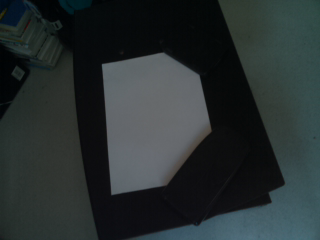
#> input picture kuvat/k10.png, 320 x 240 px
$ python testing_shit.py   (Python 2 division)   (older library calls are emulated)
#> lines starting #> are read from the running program, lines starting #| are printed output that depends on the picture; after the words box and inside, x2 and y2 are one past the last pixel; in counts of white or black regions, pixels touching at a corner belong together
### sop_testing_shit.py
import time
import cv2
import numpy as np
import random
from math import sqrt


# [55 lines left out: functions prune_1_by_min_distance, get_strongest_corner, get_weakest_corner, not called in this run]


def line_intersection(line1, line2):
    xdiff = (line1[0][0] - line1[1][0], line2[0][0] - line2[1][0])
    ydiff = (line1[0][1] - line1[1][1], line2[0][1] - line2[1][1]) #Typo was here

    def det(a, b):
        return a[0] * b[1] - a[1] * b[0]

    div = det(xdiff, ydiff)
    if div == 0:
       return -1, -1

    d = (det(*line1), det(*line2))
    x = det(d, xdiff) / div
    y = det(d, ydiff) / div
    return x, y


def point_distance(p1, p2):
    return sqrt( (p1[0] - p2[0])**2 + (p1[1] - p2[1])**2 )

# [84 lines left out: function corner_pruning2, not called in this run]


def corner_angle(a, b, c):
    e1 = -b + a
    e2 = -b + c

    num = np.dot(e1, e2)
    denom = np.linalg.norm(e1) * np.linalg.norm(e2)
    angle = np.arccos(num / denom) * 180 / np.pi

    return angle

def corner_pruning3(cnt):
    if len(cnt) >= 5:
        # kaksi heikkoa 3 vahvaa jos cnt on 5
        # 4 heikkoa 2 vahvaa jos cnt on 6

        if len(cnt) > 6:
            cnt = prune_1_by_min_distance(cnt)
            cnt = corner_pruning3(cnt)
            return cnt

        weaks = []
        strongs = []

        angles = []

        for i in range(0, len(cnt)):
            point2 = i + 1

            if point2 >= len(cnt):
                point2 -= len(cnt)

            a = corner_angle(cnt[i-1][0], cnt[i][0], cnt[point2][0])
            angles.append(a)

        angles_np = np.array(angles)

        k = 2

        if len(cnt) == 5:
            k = 2

        if len(cnt) == 6:
            k = 4

        idx = np.argpartition(angles_np, -k)
        weaks = idx[-k:]

        for i in range(0, len(cnt)):
            if i not in weaks:
                strongs.append(i)

        additional_points = np.empty((0, 1, 2), dtype=int)

        for i in range(0, len(cnt)):
            next_point = i + 1
            next_point2 = i + 2
            next_point3 = i + 3

            if next_point >= len(cnt):
                next_point -= len(cnt)

            if next_point2 >= len(cnt):
                next_point2 -= len(cnt)

            if next_point3 >= len(cnt):
                next_point3 -= len(cnt)

            # Vahvoihin reunoihin ei kannata tehda lisalaskentaa
            if (i in strongs) and (next_point in strongs):
                continue

            # Jos seuraava kulmapiste on "varma" niin ei siihen kannata piirtaa suoraa kun se menee ulos alueelta
            if (i in weaks) and (next_point in strongs):
                continue

            # Ei oteta heikkojen kulmien valille piirrettyja linjoja
            if (i in weaks) and (next_point in weaks):
                if (next_point2 in weaks) and (next_point3 in weaks):
                    continue

            # Vahvoihin reunoihin ei voi tulla lisakulmia joten ei lasketa niita
            if (next_point2 in strongs) and (next_point3 in strongs):
                continue

            # Ei voi vahvaan kulmaan tulla lisakulmaa koska menisi vaan alueelta ulos
            if (next_point2 in strongs) and (next_point3 in weaks):
                continue

            line1 = (cnt[i][0], cnt[next_point][0])
            line2 = (cnt[next_point2][0], cnt[next_point3][0])

            result = line_intersection(line1, line2)

            # TODO: automaattinen leveys ja korkeus
            if not ((result[0] < 0) or (result[1] < 0) or (result[0] > 320) or (result[1] > 240)):
                ec = np.array([[[result[0], result[1]]]])
                additional_points = np.append(additional_points, ec, axis=0)

        cnt = np.append(cnt, additional_points, axis=0)

        sorted_weaks = sorted(weaks, key=int, reverse=True)

        # Karsitaan heikot pois ensin
        for w in sorted_weaks:
            if len(cnt) == 4:
                break
            cnt = np.delete(cnt, w, 0)

        # Viimeinen puhdistus, ei pitaisi aina edes menna tahan asti
        while len(cnt) > 4:
            cnt = prune_1_by_min_distance(cnt)

        return cnt

    return cnt


# [19 lines left out: function corner_pruning, not called in this run]

def segmentation(arg, image_gray):
    if arg == 1:  # threshold segmentaatio
        (thresh, image_bw) = cv2.threshold(image_gray, 128, 255, cv2.THRESH_BINARY | cv2.THRESH_OTSU)
        return image_bw
    elif arg == 2:  # canny (kayta 3 == Median Blurring)
        # [4 lines of commented-out code are left out]
        canny = cv2.Canny(image_gray, 10, 200)

        kernel = cv2.getStructuringElement(cv2.MORPH_RECT, (5, 5))
        canny = cv2.morphologyEx(canny, cv2.MORPH_CLOSE, kernel)
        # canny = cv2.dilate(canny,kernel,iterations = 1)
        # kernel = cv2.getStructuringElement(cv2.MORPH_RECT,(3,3))
        # canny = cv2.erode(canny,kernel,iterations = 1)
        return canny
    elif arg == 3:  # ss
        print
        "tyhja"
    elif arg == 4:  # grabCut
        print
        "tyhja"
    elif arg == 5:  # ss
        print
        "tyhja"
    elif arg == 0:
        return image_gray
    return image_gray


# kuvan filterointi
def blur(arg, image_):
    if arg == 1:  # Averaging
        blurred = cv2.blur(image_, (5, 5))
    elif arg == 2:  # Gaussian Blurring
        blurred = cv2.GaussianBlur(image_, (5, 5), 0)
    elif arg == 3:  # Median Blurring
        blurred = cv2.medianBlur(image_, 5)
    elif arg == 4:  # Bilateral Filtering
        blurred = cv2.bilateralFilter(image_, 9, 75, 75)
    elif arg == 5:  # pyramid mean shift filtering   huom vain varikuvalle
        blurred = cv2.pyrMeanShiftFiltering(image_, 5, 7)
    elif arg == 0:
        blurred = image_
    return blurred


# laske cosini kolmen pisteen valilla
def angle_cos(p0, p1, p2):
    d1, d2 = (p0 - p1).astype('float'), (p2 - p1).astype('float')
    return abs(np.dot(d1, d2) / np.sqrt(np.dot(d1, d1) * np.dot(d2, d2)))


# etsi suurin contour jossa on 4 kulmaa ja ne on tarpeeksi lahella 90 astetta
# [32 lines left out: function contourfindrectangle, not called in this run]


# etsi contour jossa on edellisen framen centroid
def contourThatHasCentroid(image_bw, centroidx, centroidy, areafound):
    centroidx, centroidy, areafound
    _, contours, hierarchy = cv2.findContours(image_bw, cv2.RETR_LIST, cv2.CHAIN_APPROX_SIMPLE)
    for cnt in contours:
        cnt_len = cv2.arcLength(cnt, True)
        cnt = cv2.approxPolyDP(cnt, 0.02 * cnt_len, True)
        cnt = cv2.convexHull(cnt)
        # tarkista onko edellinen centroid uudessa alueessa
        insidearea = cv2.pointPolygonTest(cnt, (centroidx, centroidy), False)
        if insidearea == 1:

            cnt = corner_pruning3(cnt)
            # [21 lines of commented-out code are left out]
            m = cv2.moments(cnt)
            centroidx = int(m['m10'] / m['m00'])
            centroidy = int(m['m01'] / m['m00'])
            areafound = True
            return cnt, (centroidx, centroidy), centroidx, centroidy, areafound  # pelialue loytyi
    areafound = False
    return 0, (centroidx, centroidy), centroidx, centroidy, areafound  # pelialuetta ei loytynyt


# [296 lines left out: functions findhand, main, not called in this run]

### testing_shit.py
from sop_testing_shit import segmentation, blur, contourfindrectangle, contourThatHasCentroid
from os import listdir
from os.path import isfile, join
import numpy
from PIL import Image, ImageDraw
import cv2


def main():
    width = 320
    height = 240


    #luentaan tiedostoja

    folder = "kuvat"

    imagenames = [f for f in listdir(folder) if isfile(join(folder, f))]

    imagenames.sort()

    # Looppaa kuvatiedostot
    for image_file_name in imagenames:
        # Lataa kuva

        print image_file_name
        im = Image.open(folder + "/" + image_file_name)
#> im is the input picture: PIL image 320x240 RGBA; mean R, G, B, A 40.5, 48.1, 48.7, 255
        im = im.convert('RGB')
#> im: PIL image 320x240 RGB

        im_numpy = numpy.asarray(im)  # http://stackoverflow.com/questions/384759/pil-and-numpy

        im_numpy = im_numpy[:, :, ::-1]  # PNG RGBA muunto BGR

        image = im_numpy

        # tee NumPy taulukko kameran kuvasta
        #image = frame.array

        # muuta kuva mustavalkoiseksi
        image_gray = cv2.cvtColor(image, cv2.COLOR_BGR2GRAY)

        # muuta kuva hsv vareiksi
        hsv = cv2.cvtColor(image, cv2.COLOR_BGR2HSV)
#> hsv: shape (240, 320, 3); mean H, S, V 91.9, 60.5, 50.1

        # suodatus
        # 0 == ei mitaan
        # 1 == Averaging
        # 2 == Gaussian Blurring
        # 3 == Median Blurring
        # 4 == Bilateral Filtering
        image_gray = blur(3, image_gray);
#> in blur, `blurred = cv2.medianBlur(image_, 5)`:
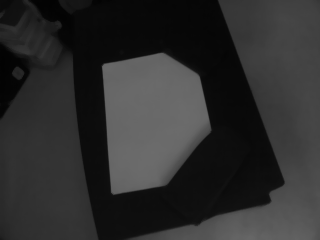
#> blurred: shape (240, 320); min 2, max 108, mean 45.8

        # segmentointi, jos parametri on:
        # 0 == ei mitaan
        # 1 == threshold (otsu)
        # 2 == canny (kayta 3 == Median Blurring)
        # 3 == tyhja
        # 4 == tyhja
        # 5 == tyhja
        image_bw = segmentation(2, image_gray);
#> in segmentation, `canny = cv2.Canny(image_gray, 10, 200)`:
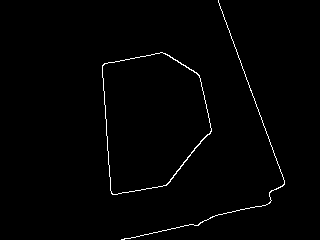
#> canny: shape (240, 320); 1.1% white in thin lines or dots, all inside (x1, y1, x2, y2) = (102, 0, 285, 240)

        # testi kuva
        # cv2.imshow("canny", image_bw)
        # key = cv2.waitKey(1) & 0xFF

        # dilation
        # image_bw = cv2.dilate(image_bw, None)

        # valitse edellisen framen(tai yleensa aloitus piste) centroid kuvan keskipisteesta, b napilla

        areafoundfirsttime = True
        centroidx = width / 2
        centroidy = height / 2
        areafound = True

        # etsi pelialue(=cnt) ja sen keskipiste(=origin)
       # if areafoundfirsttime is False:
            # eka frame
        #    cnt, origin, centroidx, centroidy, areafoundfirsttime, areafound = contourfindrectangle(image, image_bw,
        #                                                                                            centroidx,
        #                                                                                            centroidy,
         #                                                                                           areafoundfirsttime,
        #
        #                                                                                             areafound)
        if areafoundfirsttime is True:
            cnt, origin, centroidx, centroidy, areafound = contourThatHasCentroid(image_bw, centroidx, centroidy,
                                                                                  areafound)  # jos tiedetaan edellinen centroid
#> in contourThatHasCentroid, `_, contours, hierarchy = cv2.findContours(image_bw, cv2.RETR_LIST, cv2..`: contours = 3 contours; box (x1, y1, x2, y2) and area: (102, 52, 212, 195) 11690, (102, 53, 211, 195) 11614, (121, 0, 285, 240) 46
#> the loop in contourThatHasCentroid, `for cnt in contours:` made 1 pass
#> (cnt_len, insidearea) on pass 1: (433, 1)
#> cnt = [[113, 194], [102, 66], [218, 175], [193, 46]]; origin = (1290, -106); centroidx = 1290; centroidy = -106; areafound = True

        #print cnt
        draw = ImageDraw.Draw(im)

        for piste in cnt:
            draw.line((piste[0][0] - 2, piste[0][1], piste[0][0] + 2, piste[0][1]), fill=128)
            draw.line((piste[0][0], piste[0][1] - 2, piste[0][0], piste[0][1] + 2), fill=128)
            im.save("kuvat_result" + "/" + image_file_name)
#> this loop made 4 passes
#> pass 2 of the loop in main, `for image_file_name in imagenames:`:
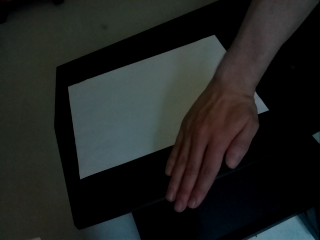
#> input picture kuvat/k100.png, 320 x 240 px
#> in main, im is the input picture: PIL image 320x240 RGB; mean R, G, B 31.9, 34, 32
#> hsv: shape (240, 320, 3); mean H, S, V 45.3, 56.3, 37.2
#> in segmentation (call 2), `canny = cv2.Canny(image_gray, 10, 200)`:
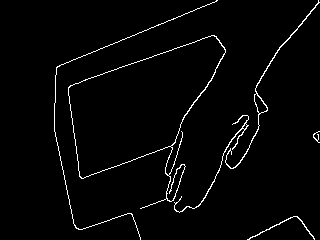
#> canny: shape (240, 320); 2.4% white in thin lines or dots, all inside (x1, y1, x2, y2) = (54, 0, 320, 240)
#> in segmentation (call 2), `canny = cv2.morphologyEx(canny, cv2.MORPH_CLOSE, kernel)`:
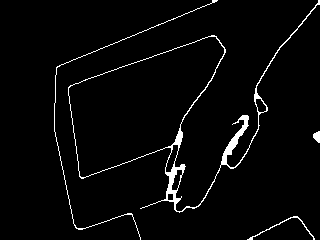
#> canny: shape (240, 320); 3.1% white; 4 white regions
#> contours = 9 contours; largest, box (x1, y1, x2, y2) and area: (68, 0, 320, 213) 13692, (68, 36, 225, 178) 12366, (165, 144, 179, 173) 185, (171, 169, 183, 191) 133, (255, 98, 267, 113) 108
#> the loop in contourThatHasCentroid, `for cnt in contours:` made 7 passes
#> (cnt_len, insidearea) on passes 2 to 6: (23.66, -1), (56.97, -1), (71.46, -1), (29.31, -1), (42.38, -1)
#> in main, `cnt, origin, centroidx, centroidy, areafound = contourThatHasCentroid(..`: cnt = [[215, 36], [81, 177], [68, 88], [254, 110]]; origin = (-751, 438); centroidx = -751; centroidy = 438
#> the loop in main, `for piste in cnt:` made 4 passes
#> pass 3 of the loop in main, `for image_file_name in imagenames:`:
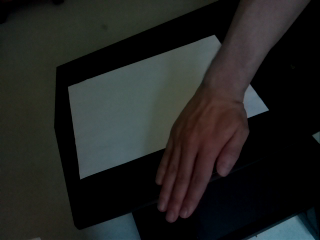
#> input picture kuvat/k101.png, 320 x 240 px
#> in main, im is the input picture: PIL image 320x240 RGB; mean R, G, B 32.9, 34, 31.9
#> hsv: shape (240, 320, 3); mean H, S, V 49.1, 57.8, 37.6
#> in segmentation (call 3), `canny = cv2.Canny(image_gray, 10, 200)`:
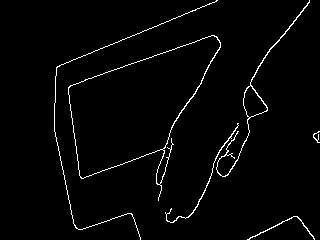
#> canny: shape (240, 320); 2.3% white in thin lines or dots, all inside (x1, y1, x2, y2) = (54, 0, 320, 240)
#> in segmentation (call 3), `canny = cv2.morphologyEx(canny, cv2.MORPH_CLOSE, kernel)`:
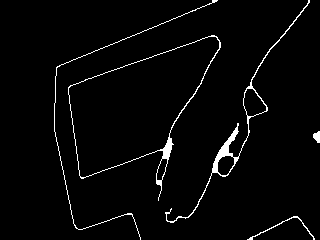
#> canny: shape (240, 320); 2.8% white in thin lines or dots, all inside (x1, y1, x2, y2) = (54, 0, 320, 240)
#> contours = 9 contours; largest, box (x1, y1, x2, y2) and area: (68, 35, 221, 201) 11965, (68, 36, 220, 178) 11598, (165, 0, 310, 223) 1144, (243, 88, 267, 117) 438, (217, 155, 235, 176) 262
#> the loop in contourThatHasCentroid, `for cnt in contours:` made 6 passes
#> (cnt_len, insidearea) on passes 2 to 5: (57.8, -1), (61.7, -1), (29.9, -1), (85.01, -1)
#> in main, `cnt, origin, centroidx, centroidy, areafound = contourThatHasCentroid(..`: cnt = [[215, 36], [165, 146], [81, 177], [68, 88]]; origin = (132, 107); centroidx = 132; centroidy = 107
#> the loop in main, `for piste in cnt:` made 4 passes
#> the loop made 4 passes; the first 3 are shown


if __name__ == "__main__":
    main()
